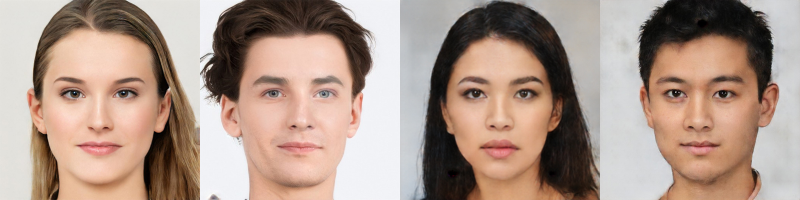
#> input picture sample.jpg, 1600 x 400 px (shown at 1/2 size)
$ python -i binary_filterlist.py   (imports and definitions only)   (older library calls are emulated)
#> lines starting #> are read from the running program, lines starting #| are printed output that depends on the picture
# 이진화 필터 리스트

import cv2
import numpy as np
import scipy.ndimage
import utils as util

# =========
# 필터 적용 시 필요한 함수 정의
def grayscale(rgb):
	return np.dot(rgb[...,:3],[0.299,0.587,0.114])

# [20 lines left out: functions dodge, get_difference, not called in this run]
    # final_img.show()
    # cv2.imshow("image1", image1)

def canny(img):
    img = cv2.Canny(img, 170, 200)
    return img

# MSRCP
def singleScaleRetinex(img, sigma):
    retinex = np.log10(img) - np.log10(cv2.GaussianBlur(img, (0, 0), sigma))
    return retinex

def multiScaleRetinex(img, sigma_list):
    retinex = np.zeros_like(img).astype(np.float64)
    for sigma in sigma_list:
        retinex += singleScaleRetinex(img, sigma)
    retinex = retinex / len(sigma_list)
    return retinex

def simplestColorBalance(img, low_clip, high_clip):
    total = img.shape[0] * img.shape[1]
    for i in range(img.shape[2]):
        unique, counts = np.unique(img[:, :, i], return_counts=True)
        current = 0
        for u, c in zip(unique, counts):
            if float(current) / total < low_clip:
                low_val = u
            if float(current) / total < high_clip:
                high_val = u
            current += c
        img[:, :, i] = np.maximum(np.minimum(img[:, :, i], high_val), low_val)
    return img

# [33 lines left out: function feature_filter, not called in this run]


def face_filter(image):
    img = np.float64(image) + 1.0
    intensity = np.sum(img, axis=2) / img.shape[2]
    retinex = multiScaleRetinex(intensity, [15, 101, 301])
    intensity = np.expand_dims(intensity, 2)
    retinex = np.expand_dims(retinex, 2)
    intensity1 = simplestColorBalance(retinex, 0.01, 0.99)
    intensity1 = (intensity1 - np.min(intensity1)) / (np.max(intensity1) - np.min(intensity1)) * 255.0 + 1.0
    img_msrcp = np.zeros_like(img)
    for y in range(img_msrcp.shape[0]):
        for x in range(img_msrcp.shape[1]):
            B = np.max(img[y, x])
            A = np.minimum(256.0 / B, intensity1[y, x, 0] / intensity[y, x, 0])
            img_msrcp[y, x, 0] = A * img[y, x, 0]
            img_msrcp[y, x, 1] = A * img[y, x, 1]
            img_msrcp[y, x, 2] = A * img[y, x, 2]
        image = np.uint8(img_msrcp - 1.0)

    # cv2.imshow("img", image)

    #Median
    image = cv2.medianBlur(image, ksize=5)
    #Median
    image = cv2.medianBlur(image, ksize=5)
    #Canny
    image = cv2.cvtColor(image, cv2.COLOR_RGB2GRAY)
    canny = cv2.Canny(image, threshold1=30, threshold2=27)
    image = cv2.cvtColor(canny, cv2.COLOR_GRAY2RGB)
    #Threshold_binary_inverse
    image = cv2.cvtColor(image, cv2.COLOR_RGB2GRAY)
    _, image = cv2.threshold(image, thresh=0, maxval=255, type=cv2.THRESH_BINARY_INV)
    image = cv2.cvtColor(image, cv2.COLOR_GRAY2RGB)
    return image

# threshold
# [445 lines left out: functions threshold, binary_filter, not called in this run]

>>> import cv2
>>> picture = cv2.cvtColor(cv2.imread('sample.jpg'), cv2.COLOR_BGR2RGB)
>>> result = face_filter(picture)
#> in face_filter, `intensity = np.sum(img, axis=2) / img.shape[2]`:
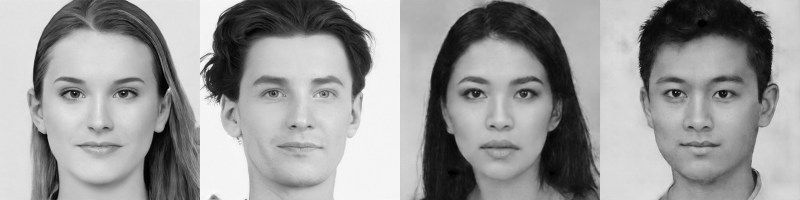
#> intensity: shape (400, 1600) float64 (shown at 1/2 size); min 1, max 254, mean 154.3
#> the loop in multiScaleRetinex, `for sigma in sigma_list:` made 3 passes
#> pass 1, in singleScaleRetinex, `retinex = np.log10(img) - np.log10(cv2.GaussianBlur(img, (0, 0), sigma))`:
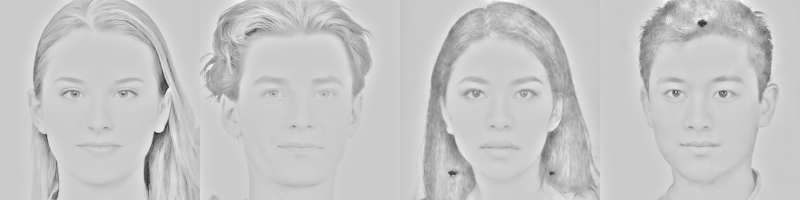
#> retinex: shape (400, 1600) float64 (shown at 1/2 size); min -1.93, max 0.497, mean -0.0412; drawn with min black and max white
#> after the loop in simplestColorBalance, `for i in range(img.shape[2]):`:
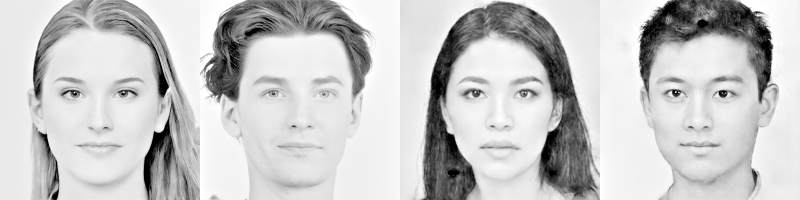
#> img: shape (400, 1600, 1) float64 (shown at 1/2 size); min -0.891, max 0.155, mean -0.072; drawn with min black and max white
#> after the loop in face_filter, `for y in range(img_msrcp.shape[0]):`:
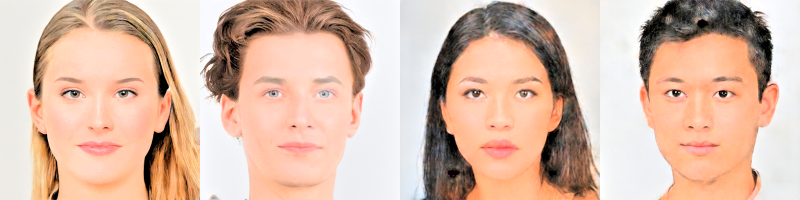
#> img_msrcp: shape (400, 1600, 3) float64 (shown at 1/2 size); mean R, G, B 219.8, 188, 170.2; drawn with min black and max white
#> in face_filter, `canny = cv2.Canny(image, threshold1=30, threshold2=27)`:
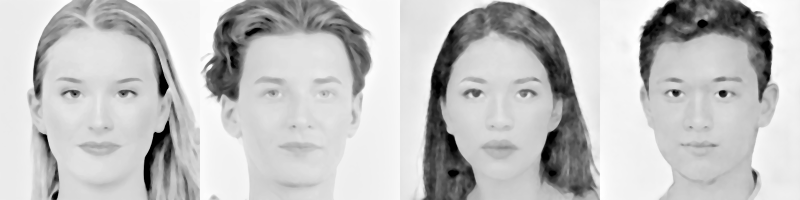
#> image: shape (400, 1600) (shown at 1/2 size); min 0, max 255, mean 194.5
#> in face_filter, `image = cv2.cvtColor(canny, cv2.COLOR_GRAY2RGB)`:
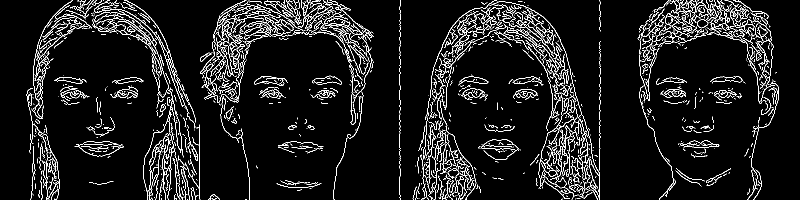
#> image: shape (400, 1600, 3) (shown at 1/2 size); 7.1% white in thin lines or dots
#> in face_filter, `image = cv2.cvtColor(canny, cv2.COLOR_GRAY2RGB)`: canny: shape (400, 1600); 7.1% white in thin lines or dots
#> in face_filter, `_, image = cv2.threshold(image, thresh=0, maxval=255, type=cv2.THRESH_..`:
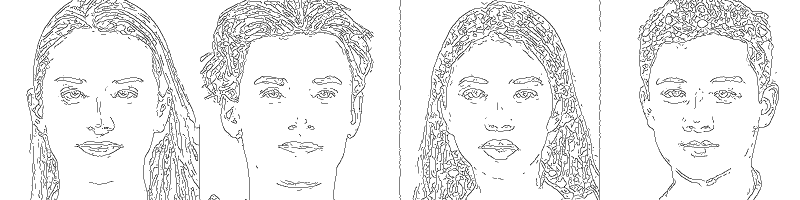
#> image: shape (400, 1600) (shown at 1/2 size); 92.9% white; black in thin lines or dots
#> in face_filter, `image = cv2.cvtColor(image, cv2.COLOR_GRAY2RGB)`: image: shape (400, 1600, 3); 92.9% white; black in thin lines or dots
